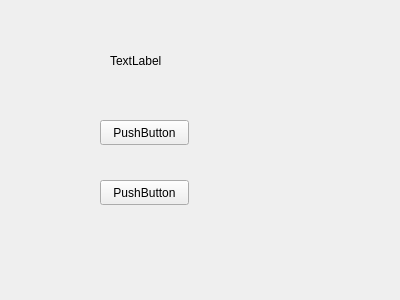
<?xml version="1.0" encoding="UTF-8"?>
<ui version="4.0">
 <class>Form1</class>
 <widget class="QWidget" name="Form1">
  <property name="geometry">
   <rect>
    <x>0</x>
    <y>0</y>
    <width>400</width>
    <height>300</height>
   </rect>
  </property>
  <property name="windowTitle">
   <string>Form</string>
  </property>
  <widget class="QPushButton" name="pushButton">
   <property name="geometry">
    <rect>
     <x>100</x>
     <y>120</y>
     <width>89</width>
     <height>25</height>
    </rect>
   </property>
   <property name="text">
    <string>PushButton</string>
   </property>
  </widget>
  <widget class="QPushButton" name="pushButton_2">
   <property name="geometry">
    <rect>
     <x>100</x>
     <y>180</y>
     <width>89</width>
     <height>25</height>
    </rect>
   </property>
   <property name="text">
    <string>PushButton</string>
   </property>
  </widget>
  <widget class="QLabel" name="label">
   <property name="geometry">
    <rect>
     <x>110</x>
     <y>40</y>
     <width>111</width>
     <height>41</height>
    </rect>
   </property>
   <property name="text">
    <string>TextLabel</string>
   </property>
  </widget>
 </widget>
 <resources/>
 <connections/>
</ui>
